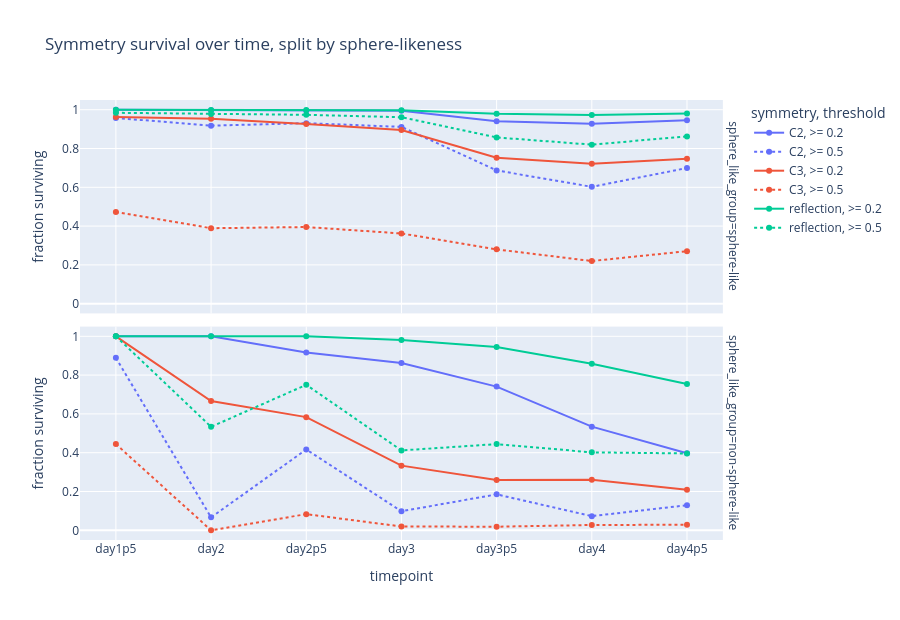

The cell this chart's notebook holds for it:
### Markdown cell above
### Symmetry Survival Split By Sphere-Likeness

Here the survival fraction is computed separately within sphere-like and non-sphere-like organoids. This is often the clearest way to see whether a specific symmetry class persists after the roughly spherical stage.

### Code cell
survival_by_time_sphere = symmetry_survival_table(
    symmetry_plot_df,
    ["timepoint_group", "sphere_like_group", "symmetry"],
)

fig = px.line(
    survival_by_time_sphere,
    x="timepoint_group",
    y="survival_fraction",
    color="symmetry",
    line_dash="threshold_label",
    facet_row="sphere_like_group",
    markers=True,
    category_orders={"timepoint_group": timepoint_order, "sphere_like_group": sphere_order},
    labels={"timepoint_group": "timepoint", "survival_fraction": "fraction surviving", "threshold_label": "threshold"},
    title="Symmetry survival over time, split by sphere-likeness",
)
fig.update_yaxes(range=[-0.05, 1.05])
fig.update_layout(height=620)
fig.show()

### Figure 1 — Plotly figure (JSON) as saved in the notebook; plotly's stock layout.template omitted (floating-point values rounded to 4 significant figures)
{"data": [{"hovertemplate": "symmetry=C2<br>threshold=>= 0.2<br>sphere_like_group=sphere-like<br>timepoint=%{x}<br>fraction surviving=%{y}<extra></extra>", "legendgroup": "C2, >= 0.2", "line": {"color": "#636efa", "dash": "solid"}, "marker": {"symbol": "circle"}, "mode": "lines+markers", "name": "C2, >= 0.2", "orientation": "v", "showlegend": true, "type": "scatter", "x": ["day1p5", "day2", "day2p5", "day3", "day3p5", "day4", "day4p5"], "xaxis": "x2", "y": [1.0, 0.9976, 0.9945, 0.9949, 0.9399, 0.9275, 0.946], "yaxis": "y2"}, {"hovertemplate": "symmetry=C2<br>threshold=>= 0.5<br>sphere_like_group=sphere-like<br>timepoint=%{x}<br>fraction surviving=%{y}<extra></extra>", "legendgroup": "C2, >= 0.5", "line": {"color": "#636efa", "dash": "dot"}, "marker": {"symbol": "circle"}, "mode": "lines+markers", "name": "C2, >= 0.5", "orientation": "v", "showlegend": true, "type": "scatter", "x": ["day1p5", "day2", "day2p5", "day3", "day3p5", "day4", "day4p5"], "xaxis": "x2", "y": [0.9576, 0.9176, 0.9308, 0.9114, 0.6871, 0.6023, 0.6993], "yaxis": "y2"}, {"hovertemplate": "symmetry=C3<br>threshold=>= 0.2<br>sphere_like_group=sphere-like<br>timepoint=%{x}<br>fraction surviving=%{y}<extra></extra>", "legendgroup": "C3, >= 0.2", "line": {"color": "#EF553B", "dash": "solid"}, "marker": {"symbol": "circle"}, "mode": "lines+markers", "name": "C3, >= 0.2", "orientation": "v", "showlegend": true, "type": "scatter", "x": ["day1p5", "day2", "day2p5", "day3", "day3p5", "day4", "day4p5"], "xaxis": "x2", "y": [0.9629, 0.9539, 0.9262, 0.8952, 0.7528, 0.7216, 0.7475], "yaxis": "y2"}, {"hovertemplate": "symmetry=C3<br>threshold=>= 0.5<br>sphere_like_group=sphere-like<br>timepoint=%{x}<br>fraction surviving=%{y}<extra></extra>", "legendgroup": "C3, >= 0.5", "line": {"color": "#EF553B", "dash": "dot"}, "marker": {"symbol": "circle"}, "mode": "lines+markers", "name": "C3, >= 0.5", "orientation": "v", "showlegend": true, "type": "scatter", "x": ["day1p5", "day2", "day2p5", "day3", "day3p5", "day4", "day4p5"], "xaxis": "x2", "y": [0.473, 0.3891, 0.3953, 0.3619, 0.28, 0.2199, 0.2707], "yaxis": "y2"}, {"hovertemplate": "symmetry=reflection<br>threshold=>= 0.2<br>sphere_like_group=sphere-like<br>timepoint=%{x}<br>fraction surviving=%{y}<extra></extra>", "legendgroup": "reflection, >= 0.2", "line": {"color": "#00cc96", "dash": "solid"}, "marker": {"symbol": "circle"}, "mode": "lines+markers", "name": "reflection, >= 0.2", "orientation": "v", "showlegend": true, "type": "scatter", "x": ["day1p5", "day2", "day2p5", "day3", "day3p5", "day4", "day4p5"], "xaxis": "x2", "y": [1.0, 0.9988, 0.9991, 0.9978, 0.9796, 0.9731, 0.9802], "yaxis": "y2"}, {"hovertemplate": "symmetry=reflection<br>threshold=>= 0.5<br>sphere_like_group=sphere-like<br>timepoint=%{x}<br>fraction surviving=%{y}<extra></extra>", "legendgroup": "reflection, >= 0.5", "line": {"color": "#00cc96", "dash": "dot"}, "marker": {"symbol": "circle"}, "mode": "lines+markers", "name": "reflection, >= 0.5", "orientation": "v", "showlegend": true, "type": "scatter", "x": ["day1p5", "day2", "day2p5", "day3", "day3p5", "day4", "day4p5"], "xaxis": "x2", "y": [0.9841, 0.9782, 0.9736, 0.9612, 0.8571, 0.8199, 0.8625], "yaxis": "y2"}, {"hovertemplate": "symmetry=C2<br>threshold=>= 0.2<br>sphere_like_group=non-sphere-like<br>timepoint=%{x}<br>fraction surviving=%{y}<extra></extra>", "legendgroup": "C2, >= 0.2", "line": {"color": "#636efa", "dash": "solid"}, "marker": {"symbol": "circle"}, "mode": "lines+markers", "name": "C2, >= 0.2", "orientation": "v", "showlegend": false, "type": "scatter", "x": ["day1p5", "day2", "day2p5", "day3", "day3p5", "day4", "day4p5"], "xaxis": "x", "y": [1.0, 1.0, 0.9167, 0.8627, 0.7407, 0.5342, 0.3973], "yaxis": "y"}, {"hovertemplate": "symmetry=C2<br>threshold=>= 0.5<br>sphere_like_group=non-sphere-like<br>timepoint=%{x}<br>fraction surviving=%{y}<extra></extra>", "legendgroup": "C2, >= 0.5", "line": {"color": "#636efa", "dash": "dot"}, "marker": {"symbol": "circle"}, "mode": "lines+markers", "name": "C2, >= 0.5", "orientation": "v", "showlegend": false, "type": "scatter", "x": ["day1p5", "day2", "day2p5", "day3", "day3p5", "day4", "day4p5"], "xaxis": "x", "y": [0.8889, 0.06667, 0.4167, 0.09804, 0.1852, 0.07306, 0.1293], "yaxis": "y"}, {"hovertemplate": "symmetry=C3<br>threshold=>= 0.2<br>sphere_like_group=non-sphere-like<br>timepoint=%{x}<br>fraction surviving=%{y}<extra></extra>", "legendgroup": "C3, >= 0.2", "line": {"color": "#EF553B", "dash": "solid"}, "marker": {"symbol": "circle"}, "mode": "lines+markers", "name": "C3, >= 0.2", "orientation": "v", "showlegend": false, "type": "scatter", "x": ["day1p5", "day2", "day2p5", "day3", "day3p5", "day4", "day4p5"], "xaxis": "x", "y": [1.0, 0.6667, 0.5833, 0.3333, 0.2593, 0.2603, 0.2095], "yaxis": "y"}, {"hovertemplate": "symmetry=C3<br>threshold=>= 0.5<br>sphere_like_group=non-sphere-like<br>timepoint=%{x}<br>fraction surviving=%{y}<extra></extra>", "legendgroup": "C3, >= 0.5", "line": {"color": "#EF553B", "dash": "dot"}, "marker": {"symbol": "circle"}, "mode": "lines+markers", "name": "C3, >= 0.5", "orientation": "v", "showlegend": false, "type": "scatter", "x": ["day1p5", "day2", "day2p5", "day3", "day3p5", "day4", "day4p5"], "xaxis": "x", "y": [0.4444, 0.0, 0.08333, 0.01961, 0.01852, 0.0274, 0.02857], "yaxis": "y"}, {"hovertemplate": "symmetry=reflection<br>threshold=>= 0.2<br>sphere_like_group=non-sphere-like<br>timepoint=%{x}<br>fraction surviving=%{y}<extra></extra>", "legendgroup": "reflection, >= 0.2", "line": {"color": "#00cc96", "dash": "solid"}, "marker": {"symbol": "circle"}, "mode": "lines+markers", "name": "reflection, >= 0.2", "orientation": "v", "showlegend": false, "type": "scatter", "x": ["day1p5", "day2", "day2p5", "day3", "day3p5", "day4", "day4p5"], "xaxis": "x", "y": [1.0, 1.0, 1.0, 0.9804, 0.9444, 0.8584, 0.7537], "yaxis": "y"}, {"hovertemplate": "symmetry=reflection<br>threshold=>= 0.5<br>sphere_like_group=non-sphere-like<br>timepoint=%{x}<br>fraction surviving=%{y}<extra></extra>", "legendgroup": "reflection, >= 0.5", "line": {"color": "#00cc96", "dash": "dot"}, "marker": {"symbol": "circle"}, "mode": "lines+markers", "name": "reflection, >= 0.5", "orientation": "v", "showlegend": false, "type": "scatter", "x": ["day1p5", "day2", "day2p5", "day3", "day3p5", "day4", "day4p5"], "xaxis": "x", "y": [1.0, 0.5333, 0.75, 0.4118, 0.4444, 0.4018, 0.3959], "yaxis": "y"}], "layout": {"annotations": [{"font": {}, "showarrow": false, "text": "sphere_like_group=non-sphere-like", "textangle": 90, "x": 0.98, "xanchor": "left", "xref": "paper", "y": 0.2425, "yanchor": "middle", "yref": "paper"}, {"font": {}, "showarrow": false, "text": "sphere_like_group=sphere-like", "textangle": 90, "x": 0.98, "xanchor": "left", "xref": "paper", "y": 0.7575, "yanchor": "middle", "yref": "paper"}], "height": 620, "legend": {"title": {"text": "symmetry, threshold"}, "tracegroupgap": 0}, "title": {"text": "Symmetry survival over time, split by sphere-likeness"}, "xaxis": {"anchor": "y", "categoryarray": ["day1p5", "day2", "day2p5", "day3", "day3p5", "day4", "day4p5"], "categoryorder": "array", "domain": [0, 0.98], "title": {"text": "timepoint"}}, "xaxis2": {"anchor": "y2", "domain": [0, 0.98], "matches": "x", "showticklabels": false}, "yaxis": {"anchor": "x", "domain": [0, 0.485], "range": [-0.05, 1.05], "title": {"text": "fraction surviving"}}, "yaxis2": {"anchor": "x2", "domain": [0.515, 1], "matches": "y", "range": [-0.05, 1.05], "title": {"text": "fraction surviving"}}}}
